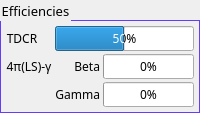
       <widget class="QGroupBox" name="groupBox_8">
        <property name="sizePolicy">
         <sizepolicy hsizetype="Fixed" vsizetype="Preferred">
          <horstretch>0</horstretch>
          <verstretch>0</verstretch>
         </sizepolicy>
        </property>
        <property name="font">
         <font>
          <family>Lucida Sans Unicode</family>
          <pointsize>10</pointsize>
         </font>
        </property>
        <property name="styleSheet">
         <string notr="true">QGroupBox {
    border:1px solid #643BFF;
    margin-top: 20px;
}</string>
        </property>
        <property name="title">
         <string>Efficiencies</string>
        </property>
        <layout class="QGridLayout" name="gridLayout_3">
         <property name="leftMargin">
          <number>5</number>
         </property>
         <property name="topMargin">
          <number>5</number>
         </property>
         <property name="rightMargin">
          <number>5</number>
         </property>
         <property name="bottomMargin">
          <number>5</number>
         </property>
         <property name="spacing">
          <number>3</number>
         </property>
         <item row="0" column="0">
          <widget class="QLabel" name="label_50">
           <property name="sizePolicy">
            <sizepolicy hsizetype="Fixed" vsizetype="Preferred">
             <horstretch>0</horstretch>
             <verstretch>0</verstretch>
            </sizepolicy>
           </property>
           <property name="font">
            <font>
             <family>Lucida Sans Unicode</family>
             <pointsize>9</pointsize>
             <weight>50</weight>
             <bold>false</bold>
            </font>
           </property>
           <property name="text">
            <string>TDCR</string>
           </property>
           <property name="alignment">
            <set>Qt::AlignCenter</set>
           </property>
          </widget>
         </item>
         <item row="0" column="1" colspan="2">
          <widget class="QProgressBar" name="effTDCR_progressBar">
           <property name="sizePolicy">
            <sizepolicy hsizetype="Preferred" vsizetype="Fixed">
             <horstretch>0</horstretch>
             <verstretch>0</verstretch>
            </sizepolicy>
           </property>
           <property name="font">
            <font>
             <family>Lucida Sans Unicode</family>
             <pointsize>9</pointsize>
            </font>
           </property>
           <property name="value">
            <number>50</number>
           </property>
          </widget>
         </item>
         <item row="1" column="0">
          <widget class="QLabel" name="label_51">
           <property name="sizePolicy">
            <sizepolicy hsizetype="Fixed" vsizetype="Preferred">
             <horstretch>0</horstretch>
             <verstretch>0</verstretch>
            </sizepolicy>
           </property>
           <property name="font">
            <font>
             <family>Lucida Sans Unicode</family>
             <pointsize>9</pointsize>
             <weight>50</weight>
             <bold>false</bold>
            </font>
           </property>
           <property name="text">
            <string>4π(LS)-γ</string>
           </property>
           <property name="alignment">
            <set>Qt::AlignCenter</set>
           </property>
          </widget>
         </item>
         <item row="1" column="1">
          <widget class="QLabel" name="label_52">
           <property name="sizePolicy">
            <sizepolicy hsizetype="Preferred" vsizetype="Preferred">
             <horstretch>0</horstretch>
             <verstretch>0</verstretch>
            </sizepolicy>
           </property>
           <property name="font">
            <font>
             <family>Lucida Sans Unicode</family>
             <pointsize>9</pointsize>
            </font>
           </property>
           <property name="text">
            <string>Beta</string>
           </property>
           <property name="alignment">
            <set>Qt::AlignRight|Qt::AlignTrailing|Qt::AlignVCenter</set>
           </property>
          </widget>
         </item>
         <item row="1" column="2">
          <widget class="QProgressBar" name="effBeta_progressBar">
           <property name="sizePolicy">
            <sizepolicy hsizetype="Preferred" vsizetype="Fixed">
             <horstretch>0</horstretch>
             <verstretch>0</verstretch>
            </sizepolicy>
           </property>
           <property name="font">
            <font>
             <family>Lucida Sans Unicode</family>
             <pointsize>9</pointsize>
            </font>
           </property>
           <property name="value">
            <number>0</number>
           </property>
          </widget>
         </item>
         <item row="2" column="1">
          <widget class="QLabel" name="label_53">
           <property name="sizePolicy">
            <sizepolicy hsizetype="Fixed" vsizetype="Preferred">
             <horstretch>0</horstretch>
             <verstretch>0</verstretch>
            </sizepolicy>
           </property>
           <property name="font">
            <font>
             <family>Lucida Sans Unicode</family>
             <pointsize>9</pointsize>
            </font>
           </property>
           <property name="text">
            <string>Gamma</string>
           </property>
           <property name="alignment">
            <set>Qt::AlignRight|Qt::AlignTrailing|Qt::AlignVCenter</set>
           </property>
          </widget>
         </item>
         <item row="2" column="2">
          <widget class="QProgressBar" name="effGamma_progressBar">
           <property name="sizePolicy">
            <sizepolicy hsizetype="Preferred" vsizetype="Fixed">
             <horstretch>0</horstretch>
             <verstretch>0</verstretch>
            </sizepolicy>
           </property>
           <property name="font">
            <font>
             <family>Lucida Sans Unicode</family>
             <pointsize>9</pointsize>
            </font>
           </property>
           <property name="value">
            <number>0</number>
           </property>
          </widget>
         </item>
        </layout>
       </widget>
